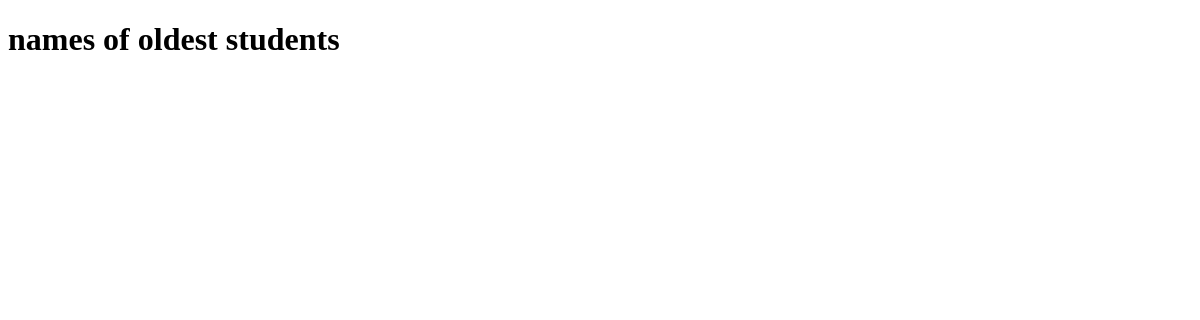
Page /books/lab9/task3 on the earlier database version.
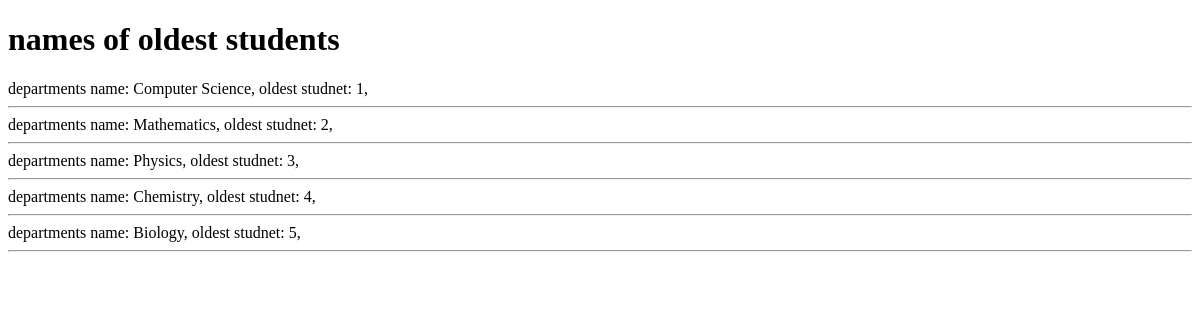
Same page on the later database version.
### apps/bookmodule/models.py (models this page shows)
class department (models.Model):
    name = models.CharField(max_length = 50)

### apps/bookmodule/views.py (the view)
# urls.py: path('lab9/task3', views.lab9task3, name='lab9task3'),
def lab9task3(request):
        departments = department.objects.annotate(oldest_student_id=Min('student2__id'))
        return render(request, 'bookmodule/lab9Updated/task3.html', {'departments':departments})

### apps/templates/bookmodule/lab9Updated/task3.html (shortened to what this page needs)
{% extends "layouts/base.html" %}
{% load static %}
{% block content %}
<!DOCTYPE html>
<html>
<head>
</head>
<body>
    <h1>names of oldest students</h1>
    {% for obj in departments %}
    departments name: {{obj.name}}, oldest studnet: {{obj.oldest_student_id}},
    <hr>
    {% endfor %}
</body>
</html>
{% endblock %}

Differences in the rows shown:
added department: name "Computer Science", oldest_student_id "1"
added department: name "Mathematics", oldest_student_id "2"
added department: name "Physics", oldest_student_id "3"
added department: name "Chemistry", oldest_student_id "4"
added department: name "Biology", oldest_student_id "5"
